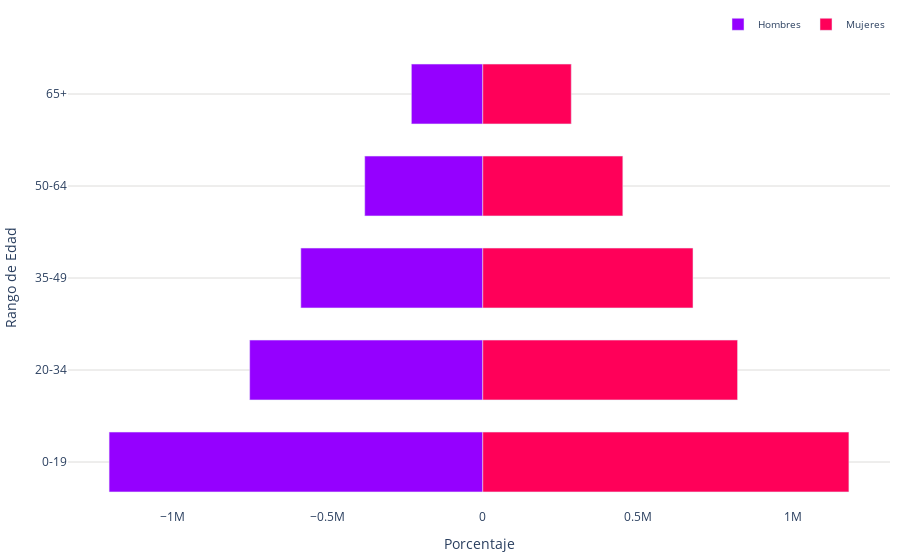

The notebook cell saved with this chart:
### Code cell
def asignar_rango_amplio(id):
    rangos = {range(1, 5): '0-19', range(5, 8): '20-34', range(8, 11): '35-49', range(11, 14): '50-64'} 
    for rango, etiqueta in rangos.items():
        if id in rango:
            return etiqueta
    return '65+' if id > 19 else '65+'

df_grupos_edad_puebla['rango_amplio'] = df_grupos_edad_puebla['id'].apply(asignar_rango_amplio)

# Agrupar y sumar en una línea
datos_agrupados = df_grupos_edad_puebla.groupby('rango_amplio').sum().reset_index()

def create_population_pyramids(df, title, male_col, female_col, age_group_col):
    age_groups = df[age_group_col].tolist()
    men_values = df[male_col].tolist()
    women_values = df[female_col].tolist()

    fig = go.Figure()

    fig.add_trace(go.Bar(
        y=age_groups,
        x=[-value for value in men_values],
        # text=male_data['Population'],  # Etiquetas de cantidad positiva
        name='Hombres',
        orientation='h',
        marker=dict(color='#9500ff'),
        textposition='outside',  # Posición del texto fuera de la barra
    ))

    fig.add_trace(go.Bar(
        y=age_groups,
        x=women_values,  # Coordenadas x invertidas
        # text=female_data['Population'],  # Etiquetas de cantidad positiva
        name='Mujeres',
        orientation='h',
        marker=dict(color='#ff0059'),
        textposition='outside',  # Posición del texto fuera de la barra    
    ))
    
    # Configurar el fondo de la gráfica como transparente
    # fig.update_layout({
    #     'plot_bgcolor': 'rgba(0, 0, 0, 0)',
    #     'paper_bgcolor': 'rgba(0, 0, 0, 0)'
    # })

    # Personalización adicional del gráfico
    fig.update_layout(
        title=title,
        barmode='overlay',
        bargap=0.35,
        xaxis=dict(title='Porcentaje'),
        yaxis=dict(
            title='Rango de Edad', 
            gridcolor='#dddcda', # Color de las líneas que dividen los rangos del eje Y
        ),
        legend=dict(
            font_size=10,
            orientation='h',  # Orientación horizontal de la leyenda
            yanchor='bottom',  # Anclar al borde inferior
            y=1.02,  # Colocar la leyenda justo debajo del gráfico
            xanchor='right',
            x=1
            ),
        
        plot_bgcolor='rgba(0,0,0,0)',  # Color de fondo del gráfico
        margin=dict(l=10, r=10, t=10, b=10)  # Ajusta los márgenes (left, right, top, bottom)
        
    )

    return fig

# Crear y mostrar la pirámide poblacional
create_population_pyramids(datos_agrupados, '', 'hombres', 'mujeres', 'rango_amplio')

### Figure 1 — Plotly figure (JSON) as saved in the notebook; plotly's stock layout.template omitted (floating-point values rounded to 4 significant figures)
{"data": [{"marker": {"color": "#9500ff"}, "name": "Hombres", "orientation": "h", "textposition": "outside", "type": "bar", "x": [-1206134, -752418, -587276, -381013, -230452], "y": ["0-19", "20-34", "35-49", "50-64", "65+"]}, {"marker": {"color": "#ff0059"}, "name": "Mujeres", "orientation": "h", "textposition": "outside", "type": "bar", "x": [1181770, 822371, 678542, 452028, 285603], "y": ["0-19", "20-34", "35-49", "50-64", "65+"]}], "layout": {"bargap": 0.35, "barmode": "overlay", "legend": {"font": {"size": 10}, "orientation": "h", "x": 1, "xanchor": "right", "y": 1.02, "yanchor": "bottom"}, "margin": {"b": 10, "l": 10, "r": 10, "t": 10}, "plot_bgcolor": "rgba(0,0,0,0)", "title": {"text": ""}, "xaxis": {"title": {"text": "Porcentaje"}}, "yaxis": {"gridcolor": "#dddcda", "title": {"text": "Rango de Edad"}}}}
